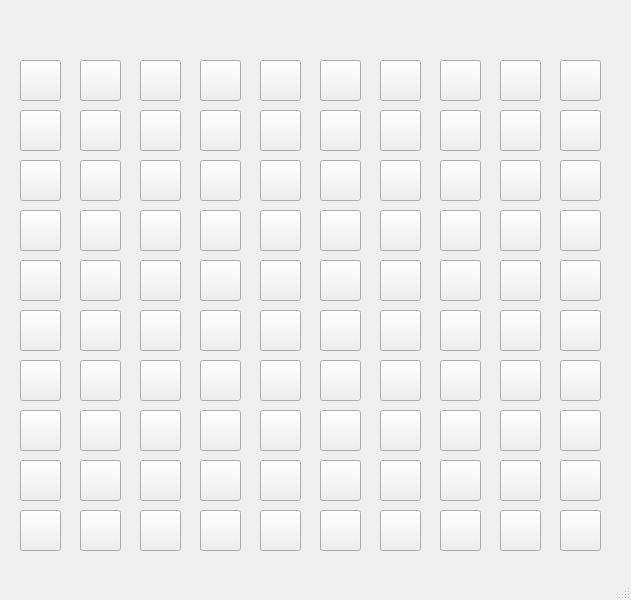
<?xml version="1.0" encoding="UTF-8"?>
<ui version="4.0">
 <class>MainWindow</class>
 <widget class="QMainWindow" name="MainWindow">
  <property name="geometry">
   <rect>
    <x>0</x>
    <y>0</y>
    <width>631</width>
    <height>600</height>
   </rect>
  </property>
  <property name="windowTitle">
   <string>Buscaminas - Grace Delgado</string>
  </property>
  <widget class="QWidget" name="centralwidget">
   <widget class="QPushButton" name="button00">
    <property name="geometry">
     <rect>
      <x>20</x>
      <y>60</y>
      <width>41</width>
      <height>41</height>
     </rect>
    </property>
    <property name="text">
     <string/>
    </property>
   </widget>
   <widget class="QPushButton" name="button01">
    <property name="geometry">
     <rect>
      <x>80</x>
      <y>60</y>
      <width>41</width>
      <height>41</height>
     </rect>
    </property>
    <property name="text">
     <string/>
    </property>
   </widget>
   <widget class="QPushButton" name="button02">
    <property name="geometry">
     <rect>
      <x>140</x>
      <y>60</y>
      <width>41</width>
      <height>41</height>
     </rect>
    </property>
    <property name="text">
     <string/>
    </property>
   </widget>
   <widget class="QPushButton" name="button03">
    <property name="geometry">
     <rect>
      <x>200</x>
      <y>60</y>
      <width>41</width>
      <height>41</height>
     </rect>
    </property>
    <property name="text">
     <string/>
    </property>
   </widget>
   <widget class="QPushButton" name="button04">
    <property name="geometry">
     <rect>
      <x>260</x>
      <y>60</y>
      <width>41</width>
      <height>41</height>
     </rect>
    </property>
    <property name="text">
     <string/>
    </property>
   </widget>
   <widget class="QPushButton" name="button05">
    <property name="geometry">
     <rect>
      <x>320</x>
      <y>60</y>
      <width>41</width>
      <height>41</height>
     </rect>
    </property>
    <property name="text">
     <string/>
    </property>
   </widget>
   <widget class="QPushButton" name="button06">
    <property name="geometry">
     <rect>
      <x>380</x>
      <y>60</y>
      <width>41</width>
      <height>41</height>
     </rect>
    </property>
    <property name="text">
     <string/>
    </property>
   </widget>
   <widget class="QPushButton" name="button07">
    <property name="geometry">
     <rect>
      <x>440</x>
      <y>60</y>
      <width>41</width>
      <height>41</height>
     </rect>
    </property>
    <property name="text">
     <string/>
    </property>
   </widget>
   <widget class="QPushButton" name="button08">
    <property name="geometry">
     <rect>
      <x>500</x>
      <y>60</y>
      <width>41</width>
      <height>41</height>
     </rect>
    </property>
    <property name="text">
     <string/>
    </property>
   </widget>
   <widget class="QPushButton" name="button09">
    <property name="geometry">
     <rect>
      <x>560</x>
      <y>60</y>
      <width>41</width>
      <height>41</height>
     </rect>
    </property>
    <property name="text">
     <string/>
    </property>
   </widget>
   <widget class="QPushButton" name="button10">
    <property name="geometry">
     <rect>
      <x>20</x>
      <y>110</y>
      <width>41</width>
      <height>41</height>
     </rect>
    </property>
    <property name="text">
     <string/>
    </property>
   </widget>
   <widget class="QPushButton" name="button16">
    <property name="geometry">
     <rect>
      <x>380</x>
      <y>110</y>
      <width>41</width>
      <height>41</height>
     </rect>
    </property>
    <property name="text">
     <string/>
    </property>
   </widget>
   <widget class="QPushButton" name="button12">
    <property name="geometry">
     <rect>
      <x>140</x>
      <y>110</y>
      <width>41</width>
      <height>41</height>
     </rect>
    </property>
    <property name="text">
     <string/>
    </property>
   </widget>
   <widget class="QPushButton" name="button14">
    <property name="geometry">
     <rect>
      <x>260</x>
      <y>110</y>
      <width>41</width>
      <height>41</height>
     </rect>
    </property>
    <property name="text">
     <string/>
    </property>
   </widget>
   <widget class="QPushButton" name="button13">
    <property name="geometry">
     <rect>
      <x>200</x>
      <y>110</y>
      <width>41</width>
      <height>41</height>
     </rect>
    </property>
    <property name="text">
     <string/>
    </property>
   </widget>
   <widget class="QPushButton" name="button15">
    <property name="geometry">
     <rect>
      <x>320</x>
      <y>110</y>
      <width>41</width>
      <height>41</height>
     </rect>
    </property>
    <property name="text">
     <string/>
    </property>
   </widget>
   <widget class="QPushButton" name="button19">
    <property name="geometry">
     <rect>
      <x>560</x>
      <y>110</y>
      <width>41</width>
      <height>41</height>
     </rect>
    </property>
    <property name="text">
     <string/>
    </property>
   </widget>
   <widget class="QPushButton" name="button17">
    <property name="geometry">
     <rect>
      <x>440</x>
      <y>110</y>
      <width>41</width>
      <height>41</height>
     </rect>
    </property>
    <property name="text">
     <string/>
    </property>
   </widget>
   <widget class="QPushButton" name="button18">
    <property name="geometry">
     <rect>
      <x>500</x>
      <y>110</y>
      <width>41</width>
      <height>41</height>
     </rect>
    </property>
    <property name="text">
     <string/>
    </property>
   </widget>
   <widget class="QPushButton" name="button11">
    <property name="geometry">
     <rect>
      <x>80</x>
      <y>110</y>
      <width>41</width>
      <height>41</height>
     </rect>
    </property>
    <property name="text">
     <string/>
    </property>
   </widget>
   <widget class="QPushButton" name="button20">
    <property name="geometry">
     <rect>
      <x>20</x>
      <y>160</y>
      <width>41</width>
      <height>41</height>
     </rect>
    </property>
    <property name="text">
     <string/>
    </property>
   </widget>
   <widget class="QPushButton" name="button26">
    <property name="geometry">
     <rect>
      <x>380</x>
      <y>160</y>
      <width>41</width>
      <height>41</height>
     </rect>
    </property>
    <property name="text">
     <string/>
    </property>
   </widget>
   <widget class="QPushButton" name="button22">
    <property name="geometry">
     <rect>
      <x>140</x>
      <y>160</y>
      <width>41</width>
      <height>41</height>
     </rect>
    </property>
    <property name="text">
     <string/>
    </property>
   </widget>
   <widget class="QPushButton" name="button24">
    <property name="geometry">
     <rect>
      <x>260</x>
      <y>160</y>
      <width>41</width>
      <height>41</height>
     </rect>
    </property>
    <property name="text">
     <string/>
    </property>
   </widget>
   <widget class="QPushButton" name="button23">
    <property name="geometry">
     <rect>
      <x>200</x>
      <y>160</y>
      <width>41</width>
      <height>41</height>
     </rect>
    </property>
    <property name="text">
     <string/>
    </property>
   </widget>
   <widget class="QPushButton" name="button25">
    <property name="geometry">
     <rect>
      <x>320</x>
      <y>160</y>
      <width>41</width>
      <height>41</height>
     </rect>
    </property>
    <property name="text">
     <string/>
    </property>
   </widget>
   <widget class="QPushButton" name="button29">
    <property name="geometry">
     <rect>
      <x>560</x>
      <y>160</y>
      <width>41</width>
      <height>41</height>
     </rect>
    </property>
    <property name="text">
     <string/>
    </property>
   </widget>
   <widget class="QPushButton" name="button27">
    <property name="geometry">
     <rect>
      <x>440</x>
      <y>160</y>
      <width>41</width>
      <height>41</height>
     </rect>
    </property>
    <property name="text">
     <string/>
    </property>
   </widget>
   <widget class="QPushButton" name="button28">
    <property name="geometry">
     <rect>
      <x>500</x>
      <y>160</y>
      <width>41</width>
      <height>41</height>
     </rect>
    </property>
    <property name="text">
     <string/>
    </property>
   </widget>
   <widget class="QPushButton" name="button21">
    <property name="geometry">
     <rect>
      <x>80</x>
      <y>160</y>
      <width>41</width>
      <height>41</height>
     </rect>
    </property>
    <property name="text">
     <string/>
    </property>
   </widget>
   <widget class="QPushButton" name="button30">
    <property name="geometry">
     <rect>
      <x>20</x>
      <y>210</y>
      <width>41</width>
      <height>41</height>
     </rect>
    </property>
    <property name="text">
     <string/>
    </property>
   </widget>
   <widget class="QPushButton" name="button36">
    <property name="geometry">
     <rect>
      <x>380</x>
      <y>210</y>
      <width>41</width>
      <height>41</height>
     </rect>
    </property>
    <property name="text">
     <string/>
    </property>
   </widget>
   <widget class="QPushButton" name="button32">
    <property name="geometry">
     <rect>
      <x>140</x>
      <y>210</y>
      <width>41</width>
      <height>41</height>
     </rect>
    </property>
    <property name="text">
     <string/>
    </property>
   </widget>
   <widget class="QPushButton" name="button34">
    <property name="geometry">
     <rect>
      <x>260</x>
      <y>210</y>
      <width>41</width>
      <height>41</height>
     </rect>
    </property>
    <property name="text">
     <string/>
    </property>
   </widget>
   <widget class="QPushButton" name="button33">
    <property name="geometry">
     <rect>
      <x>200</x>
      <y>210</y>
      <width>41</width>
      <height>41</height>
     </rect>
    </property>
    <property name="text">
     <string/>
    </property>
   </widget>
   <widget class="QPushButton" name="button35">
    <property name="geometry">
     <rect>
      <x>320</x>
      <y>210</y>
      <width>41</width>
      <height>41</height>
     </rect>
    </property>
    <property name="text">
     <string/>
    </property>
   </widget>
   <widget class="QPushButton" name="button39">
    <property name="geometry">
     <rect>
      <x>560</x>
      <y>210</y>
      <width>41</width>
      <height>41</height>
     </rect>
    </property>
    <property name="text">
     <string/>
    </property>
   </widget>
   <widget class="QPushButton" name="button37">
    <property name="geometry">
     <rect>
      <x>440</x>
      <y>210</y>
      <width>41</width>
      <height>41</height>
     </rect>
    </property>
    <property name="text">
     <string/>
    </property>
   </widget>
   <widget class="QPushButton" name="button38">
    <property name="geometry">
     <rect>
      <x>500</x>
      <y>210</y>
      <width>41</width>
      <height>41</height>
     </rect>
    </property>
    <property name="text">
     <string/>
    </property>
   </widget>
   <widget class="QPushButton" name="button31">
    <property name="geometry">
     <rect>
      <x>80</x>
      <y>210</y>
      <width>41</width>
      <height>41</height>
     </rect>
    </property>
    <property name="text">
     <string/>
    </property>
   </widget>
   <widget class="QPushButton" name="button40">
    <property name="geometry">
     <rect>
      <x>20</x>
      <y>260</y>
      <width>41</width>
      <height>41</height>
     </rect>
    </property>
    <property name="text">
     <string/>
    </property>
   </widget>
   <widget class="QPushButton" name="button46">
    <property name="geometry">
     <rect>
      <x>380</x>
      <y>260</y>
      <width>41</width>
      <height>41</height>
     </rect>
    </property>
    <property name="text">
     <string/>
    </property>
   </widget>
   <widget class="QPushButton" name="button42">
    <property name="geometry">
     <rect>
      <x>140</x>
      <y>260</y>
      <width>41</width>
      <height>41</height>
     </rect>
    </property>
    <property name="text">
     <string/>
    </property>
   </widget>
   <widget class="QPushButton" name="button44">
    <property name="geometry">
     <rect>
      <x>260</x>
      <y>260</y>
      <width>41</width>
      <height>41</height>
     </rect>
    </property>
    <property name="text">
     <string/>
    </property>
   </widget>
   <widget class="QPushButton" name="button43">
    <property name="geometry">
     <rect>
      <x>200</x>
      <y>260</y>
      <width>41</width>
      <height>41</height>
     </rect>
    </property>
    <property name="text">
     <string/>
    </property>
   </widget>
   <widget class="QPushButton" name="button45">
    <property name="geometry">
     <rect>
      <x>320</x>
      <y>260</y>
      <width>41</width>
      <height>41</height>
     </rect>
    </property>
    <property name="text">
     <string/>
    </property>
   </widget>
   <widget class="QPushButton" name="button49">
    <property name="geometry">
     <rect>
      <x>560</x>
      <y>260</y>
      <width>41</width>
      <height>41</height>
     </rect>
    </property>
    <property name="text">
     <string/>
    </property>
   </widget>
   <widget class="QPushButton" name="button47">
    <property name="geometry">
     <rect>
      <x>440</x>
      <y>260</y>
      <width>41</width>
      <height>41</height>
     </rect>
    </property>
    <property name="text">
     <string/>
    </property>
   </widget>
   <widget class="QPushButton" name="button48">
    <property name="geometry">
     <rect>
      <x>500</x>
      <y>260</y>
      <width>41</width>
      <height>41</height>
     </rect>
    </property>
    <property name="text">
     <string/>
    </property>
   </widget>
   <widget class="QPushButton" name="button41">
    <property name="geometry">
     <rect>
      <x>80</x>
      <y>260</y>
      <width>41</width>
      <height>41</height>
     </rect>
    </property>
    <property name="text">
     <string/>
    </property>
   </widget>
   <widget class="QPushButton" name="button50">
    <property name="geometry">
     <rect>
      <x>20</x>
      <y>310</y>
      <width>41</width>
      <height>41</height>
     </rect>
    </property>
    <property name="text">
     <string/>
    </property>
   </widget>
   <widget class="QPushButton" name="button56">
    <property name="geometry">
     <rect>
      <x>380</x>
      <y>310</y>
      <width>41</width>
      <height>41</height>
     </rect>
    </property>
    <property name="text">
     <string/>
    </property>
   </widget>
   <widget class="QPushButton" name="button52">
    <property name="geometry">
     <rect>
      <x>140</x>
      <y>310</y>
      <width>41</width>
      <height>41</height>
     </rect>
    </property>
    <property name="text">
     <string/>
    </property>
   </widget>
   <widget class="QPushButton" name="button54">
    <property name="geometry">
     <rect>
      <x>260</x>
      <y>310</y>
      <width>41</width>
      <height>41</height>
     </rect>
    </property>
    <property name="text">
     <string/>
    </property>
   </widget>
   <widget class="QPushButton" name="button53">
    <property name="geometry">
     <rect>
      <x>200</x>
      <y>310</y>
      <width>41</width>
      <height>41</height>
     </rect>
    </property>
    <property name="text">
     <string/>
    </property>
   </widget>
   <widget class="QPushButton" name="button55">
    <property name="geometry">
     <rect>
      <x>320</x>
      <y>310</y>
      <width>41</width>
      <height>41</height>
     </rect>
    </property>
    <property name="text">
     <string/>
    </property>
   </widget>
   <widget class="QPushButton" name="button59">
    <property name="geometry">
     <rect>
      <x>560</x>
      <y>310</y>
      <width>41</width>
      <height>41</height>
     </rect>
    </property>
    <property name="text">
     <string/>
    </property>
   </widget>
   <widget class="QPushButton" name="button57">
    <property name="geometry">
     <rect>
      <x>440</x>
      <y>310</y>
      <width>41</width>
      <height>41</height>
     </rect>
    </property>
    <property name="text">
     <string/>
    </property>
   </widget>
   <widget class="QPushButton" name="button58">
    <property name="geometry">
     <rect>
      <x>500</x>
      <y>310</y>
      <width>41</width>
      <height>41</height>
     </rect>
    </property>
    <property name="text">
     <string/>
    </property>
   </widget>
   <widget class="QPushButton" name="button51">
    <property name="geometry">
     <rect>
      <x>80</x>
      <y>310</y>
      <width>41</width>
      <height>41</height>
     </rect>
    </property>
    <property name="text">
     <string/>
    </property>
   </widget>
   <widget class="QPushButton" name="button60">
    <property name="geometry">
     <rect>
      <x>20</x>
      <y>360</y>
      <width>41</width>
      <height>41</height>
     </rect>
    </property>
    <property name="text">
     <string/>
    </property>
   </widget>
   <widget class="QPushButton" name="button66">
    <property name="geometry">
     <rect>
      <x>380</x>
      <y>360</y>
      <width>41</width>
      <height>41</height>
     </rect>
    </property>
    <property name="text">
     <string/>
    </property>
   </widget>
   <widget class="QPushButton" name="button62">
    <property name="geometry">
     <rect>
      <x>140</x>
      <y>360</y>
      <width>41</width>
      <height>41</height>
     </rect>
    </property>
    <property name="text">
     <string/>
    </property>
   </widget>
   <widget class="QPushButton" name="button64">
    <property name="geometry">
     <rect>
      <x>260</x>
      <y>360</y>
      <width>41</width>
      <height>41</height>
     </rect>
    </property>
    <property name="text">
     <string/>
    </property>
   </widget>
   <widget class="QPushButton" name="button63">
    <property name="geometry">
     <rect>
      <x>200</x>
      <y>360</y>
      <width>41</width>
      <height>41</height>
     </rect>
    </property>
    <property name="text">
     <string/>
    </property>
   </widget>
   <widget class="QPushButton" name="button65">
    <property name="geometry">
     <rect>
      <x>320</x>
      <y>360</y>
      <width>41</width>
      <height>41</height>
     </rect>
    </property>
    <property name="text">
     <string/>
    </property>
   </widget>
   <widget class="QPushButton" name="button69">
    <property name="geometry">
     <rect>
      <x>560</x>
      <y>360</y>
      <width>41</width>
      <height>41</height>
     </rect>
    </property>
    <property name="text">
     <string/>
    </property>
   </widget>
   <widget class="QPushButton" name="button67">
    <property name="geometry">
     <rect>
      <x>440</x>
      <y>360</y>
      <width>41</width>
      <height>41</height>
     </rect>
    </property>
    <property name="text">
     <string/>
    </property>
   </widget>
   <widget class="QPushButton" name="button68">
    <property name="geometry">
     <rect>
      <x>500</x>
      <y>360</y>
      <width>41</width>
      <height>41</height>
     </rect>
    </property>
    <property name="text">
     <string/>
    </property>
   </widget>
   <widget class="QPushButton" name="button61">
    <property name="geometry">
     <rect>
      <x>80</x>
      <y>360</y>
      <width>41</width>
      <height>41</height>
     </rect>
    </property>
    <property name="text">
     <string/>
    </property>
   </widget>
   <widget class="QPushButton" name="button70">
    <property name="geometry">
     <rect>
      <x>20</x>
      <y>410</y>
      <width>41</width>
      <height>41</height>
     </rect>
    </property>
    <property name="text">
     <string/>
    </property>
   </widget>
   <widget class="QPushButton" name="button76">
    <property name="geometry">
     <rect>
      <x>380</x>
      <y>410</y>
      <width>41</width>
      <height>41</height>
     </rect>
    </property>
    <property name="text">
     <string/>
    </property>
   </widget>
   <widget class="QPushButton" name="button72">
    <property name="geometry">
     <rect>
      <x>140</x>
      <y>410</y>
      <width>41</width>
      <height>41</height>
     </rect>
    </property>
    <property name="text">
     <string/>
    </property>
   </widget>
   <widget class="QPushButton" name="button74">
    <property name="geometry">
     <rect>
      <x>260</x>
      <y>410</y>
      <width>41</width>
      <height>41</height>
     </rect>
    </property>
    <property name="text">
     <string/>
    </property>
   </widget>
   <widget class="QPushButton" name="button73">
    <property name="geometry">
     <rect>
      <x>200</x>
      <y>410</y>
      <width>41</width>
      <height>41</height>
     </rect>
    </property>
    <property name="text">
     <string/>
    </property>
   </widget>
   <widget class="QPushButton" name="button75">
    <property name="geometry">
     <rect>
      <x>320</x>
      <y>410</y>
      <width>41</width>
      <height>41</height>
     </rect>
    </property>
    <property name="text">
     <string/>
    </property>
   </widget>
   <widget class="QPushButton" name="button79">
    <property name="geometry">
     <rect>
      <x>560</x>
      <y>410</y>
      <width>41</width>
      <height>41</height>
     </rect>
    </property>
    <property name="text">
     <string/>
    </property>
   </widget>
   <widget class="QPushButton" name="button77">
    <property name="geometry">
     <rect>
      <x>440</x>
      <y>410</y>
      <width>41</width>
      <height>41</height>
     </rect>
    </property>
    <property name="text">
     <string/>
    </property>
   </widget>
   <widget class="QPushButton" name="button78">
    <property name="geometry">
     <rect>
      <x>500</x>
      <y>410</y>
      <width>41</width>
      <height>41</height>
     </rect>
    </property>
    <property name="text">
     <string/>
    </property>
   </widget>
   <widget class="QPushButton" name="button71">
    <property name="geometry">
     <rect>
      <x>80</x>
      <y>410</y>
      <width>41</width>
      <height>41</height>
     </rect>
    </property>
    <property name="text">
     <string/>
    </property>
   </widget>
   <widget class="QPushButton" name="button80">
    <property name="geometry">
     <rect>
      <x>20</x>
      <y>460</y>
      <width>41</width>
      <height>41</height>
     </rect>
    </property>
    <property name="text">
     <string/>
    </property>
   </widget>
   <widget class="QPushButton" name="button86">
    <property name="geometry">
     <rect>
      <x>380</x>
      <y>460</y>
      <width>41</width>
      <height>41</height>
     </rect>
    </property>
    <property name="text">
     <string/>
    </property>
   </widget>
   <widget class="QPushButton" name="button82">
    <property name="geometry">
     <rect>
      <x>140</x>
      <y>460</y>
      <width>41</width>
      <height>41</height>
     </rect>
    </property>
    <property name="text">
     <string/>
    </property>
   </widget>
   <widget class="QPushButton" name="button84">
    <property name="geometry">
     <rect>
      <x>260</x>
      <y>460</y>
      <width>41</width>
      <height>41</height>
     </rect>
    </property>
    <property name="text">
     <string/>
    </property>
   </widget>
   <widget class="QPushButton" name="button83">
    <property name="geometry">
     <rect>
      <x>200</x>
      <y>460</y>
      <width>41</width>
      <height>41</height>
     </rect>
    </property>
    <property name="text">
     <string/>
    </property>
   </widget>
   <widget class="QPushButton" name="button85">
    <property name="geometry">
     <rect>
      <x>320</x>
      <y>460</y>
      <width>41</width>
      <height>41</height>
     </rect>
    </property>
    <property name="text">
     <string/>
    </property>
   </widget>
   <widget class="QPushButton" name="button89">
    <property name="geometry">
     <rect>
      <x>560</x>
      <y>460</y>
      <width>41</width>
      <height>41</height>
     </rect>
    </property>
    <property name="text">
     <string/>
    </property>
   </widget>
   <widget class="QPushButton" name="button87">
    <property name="geometry">
     <rect>
      <x>440</x>
      <y>460</y>
      <width>41</width>
      <height>41</height>
     </rect>
    </property>
    <property name="text">
     <string/>
    </property>
   </widget>
   <widget class="QPushButton" name="button88">
    <property name="geometry">
     <rect>
      <x>500</x>
      <y>460</y>
      <width>41</width>
      <height>41</height>
     </rect>
    </property>
    <property name="text">
     <string/>
    </property>
   </widget>
   <widget class="QPushButton" name="button81">
    <property name="geometry">
     <rect>
      <x>80</x>
      <y>460</y>
      <width>41</width>
      <height>41</height>
     </rect>
    </property>
    <property name="text">
     <string/>
    </property>
   </widget>
   <widget class="QPushButton" name="button90">
    <property name="geometry">
     <rect>
      <x>20</x>
      <y>510</y>
      <width>41</width>
      <height>41</height>
     </rect>
    </property>
    <property name="text">
     <string/>
    </property>
   </widget>
   <widget class="QPushButton" name="button96">
    <property name="geometry">
     <rect>
      <x>380</x>
      <y>510</y>
      <width>41</width>
      <height>41</height>
     </rect>
    </property>
    <property name="text">
     <string/>
    </property>
   </widget>
   <widget class="QPushButton" name="button92">
    <property name="geometry">
     <rect>
      <x>140</x>
      <y>510</y>
      <width>41</width>
      <height>41</height>
     </rect>
    </property>
    <property name="text">
     <string/>
    </property>
   </widget>
   <widget class="QPushButton" name="button94">
    <property name="geometry">
     <rect>
      <x>260</x>
      <y>510</y>
      <width>41</width>
      <height>41</height>
     </rect>
    </property>
    <property name="text">
     <string/>
    </property>
   </widget>
   <widget class="QPushButton" name="button93">
    <property name="geometry">
     <rect>
      <x>200</x>
      <y>510</y>
      <width>41</width>
      <height>41</height>
     </rect>
    </property>
    <property name="text">
     <string/>
    </property>
   </widget>
   <widget class="QPushButton" name="button95">
    <property name="geometry">
     <rect>
      <x>320</x>
      <y>510</y>
      <width>41</width>
      <height>41</height>
     </rect>
    </property>
    <property name="text">
     <string/>
    </property>
   </widget>
   <widget class="QPushButton" name="button99">
    <property name="geometry">
     <rect>
      <x>560</x>
      <y>510</y>
      <width>41</width>
      <height>41</height>
     </rect>
    </property>
    <property name="text">
     <string/>
    </property>
   </widget>
   <widget class="QPushButton" name="button97">
    <property name="geometry">
     <rect>
      <x>440</x>
      <y>510</y>
      <width>41</width>
      <height>41</height>
     </rect>
    </property>
    <property name="text">
     <string/>
    </property>
   </widget>
   <widget class="QPushButton" name="button98">
    <property name="geometry">
     <rect>
      <x>500</x>
      <y>510</y>
      <width>41</width>
      <height>41</height>
     </rect>
    </property>
    <property name="text">
     <string/>
    </property>
   </widget>
   <widget class="QPushButton" name="button91">
    <property name="geometry">
     <rect>
      <x>80</x>
      <y>510</y>
      <width>41</width>
      <height>41</height>
     </rect>
    </property>
    <property name="text">
     <string/>
    </property>
   </widget>
   <widget class="QLabel" name="infoGame">
    <property name="geometry">
     <rect>
      <x>30</x>
      <y>15</y>
      <width>361</width>
      <height>31</height>
     </rect>
    </property>
    <property name="text">
     <string/>
    </property>
   </widget>
  </widget>
  <widget class="QStatusBar" name="statusbar"/>
 </widget>
 <resources/>
 <connections/>
</ui>
